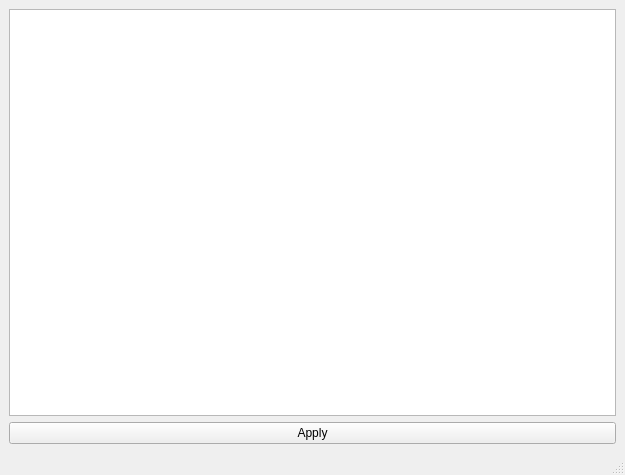
<?xml version="1.0" encoding="UTF-8"?>
<ui version="4.0">
 <class>textEditWindow</class>
 <widget class="QMainWindow" name="textEditWindow">
  <property name="geometry">
   <rect>
    <x>0</x>
    <y>0</y>
    <width>625</width>
    <height>475</height>
   </rect>
  </property>
  <property name="windowTitle">
   <string>MainWindow</string>
  </property>
  <widget class="QWidget" name="centralwidget">
   <layout class="QVBoxLayout" name="verticalLayout">
    <item>
     <widget class="QTextEdit" name="textEdit"/>
    </item>
    <item>
     <widget class="QPushButton" name="btnSave">
      <property name="text">
       <string>Apply</string>
      </property>
      <property name="icon">
       <iconset>
        <normaloff>icons/actions/accept.png</normaloff>icons/actions/accept.png</iconset>
      </property>
     </widget>
    </item>
   </layout>
  </widget>
  <widget class="QMenuBar" name="menubar">
   <property name="geometry">
    <rect>
     <x>0</x>
     <y>0</y>
     <width>625</width>
     <height>22</height>
    </rect>
   </property>
  </widget>
  <widget class="QStatusBar" name="statusbar"/>
 </widget>
 <resources/>
 <connections/>
</ui>
